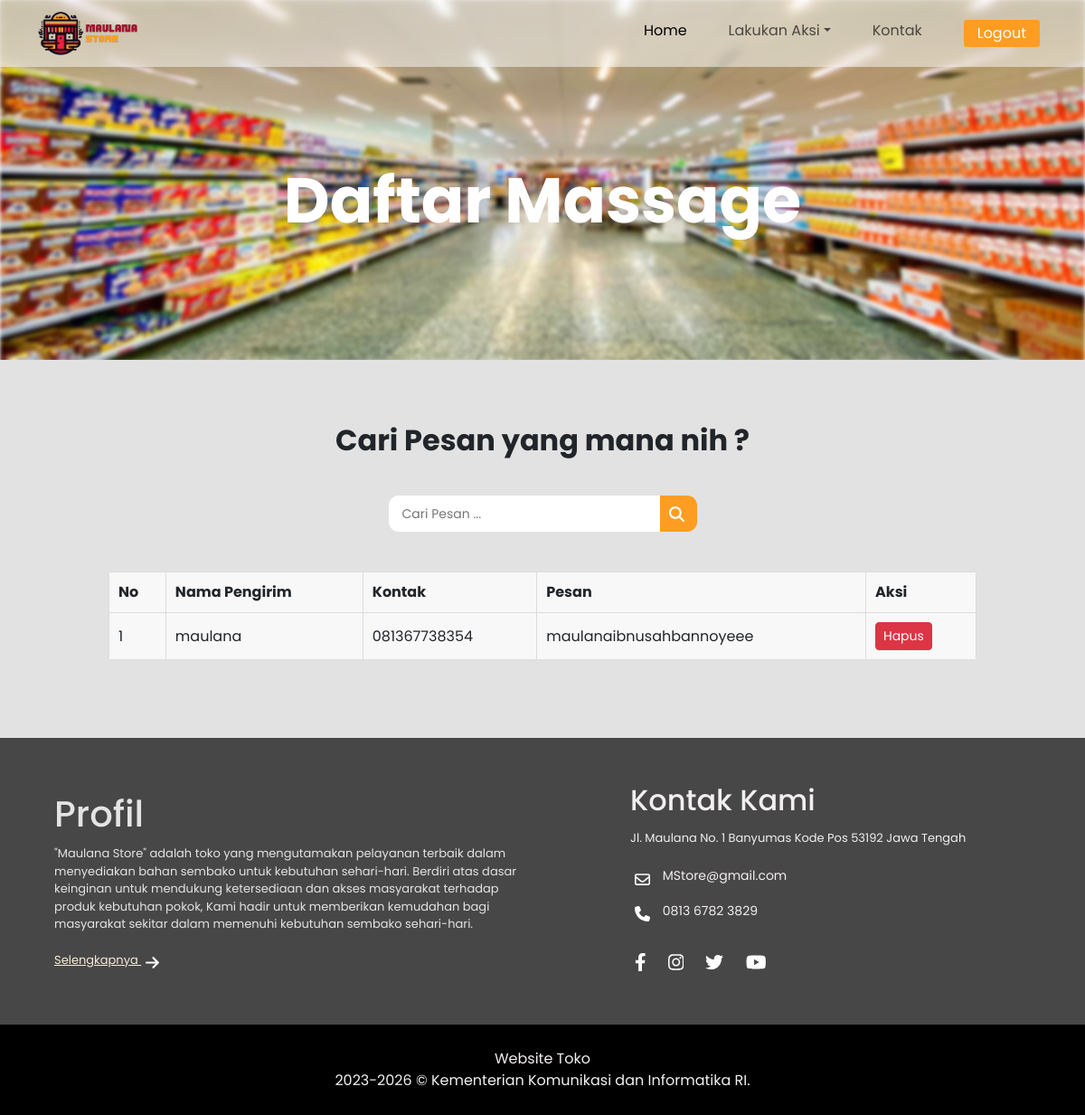
Screenshot of /website/massage.php (signed in) with the database file from the repository.
### tables this page shows
CREATE TABLE `massage` (
  `id` int(11) NOT NULL AUTO_INCREMENT,
  `nama_pengirim` varchar(255) DEFAULT NULL,
  `kontak` varchar(255) DEFAULT NULL,
  `massage` varchar(255) DEFAULT NULL,
  PRIMARY KEY (`id`)
);

### website/massage.php (the view, shortened to what this page needs)
<?php
include '../operator/koneksi.php';
$sql = "SELECT * FROM massage";
$hasil = $koneksi -> query($sql);
$hal = $_GET["hal"];
?>
<!DOCTYPE html>
<html lang="en">
  <head>
    <link rel="stylesheet" href="massage.css" />
    <link
      href="https://cdn.jsdelivr.net/npm/bootstrap@5.3.2/dist/css/bootstrap.min.css"
      rel="stylesheet"
    />
  </head>
  <body style="font-family: 'Poppins', sans-serif">
    <nav
      class="navbar navbar-expand-lg position-fixed"
      style="width: 100%; padding: 13px 30px 13px 30px; background-color: rgba(255, 255, 255, 0.5); backdrop-filter: blur(5px)"
    >
      <div class="container-fluid">
        <img src="../img/foto-logo.png" alt="logo" width="110px" />
        <div class="collapse navbar-collapse" id="navbarNavDropdown">
          <ul class="navbar-nav ms-auto" style="gap: 30px">
            <li class="nav-item">
              <a class="nav-link active" aria-current="page" href="landing-page.php">Home</a>
            </li>
            <li class="nav-item dropdown">
              <a class="nav-link dropdown-toggle" href="#" role="button" data-bs-toggle="dropdown" aria-expanded="false">Lakukan Aksi</a>
            </li>
            <li class="nav-item">
              <?php if ($_SESSION['user'] == 'admin'){
                echo "<a class='nav-link' href='massage.php'>Kontak Masuk</a>";
              } else {
                echo "<a class='nav-link' href='kontak-user.php'>Kontak</a>";
              }?>
            </li>
            <li class="nav-item" data-bs-toggle="modal" data-bs-target="#exampleModal">
              <a class="nav-link logout" href="#"><button>Logout</button></a>
            </li>
          </ul>
        </div>
      </div>
    </nav>
    <header class="cover" style="color: #ffffff">
      <img class="bg" src="../img/foto-toko.jpg" alt="maulana" />
      <div class="user">
        <h1>Daftar Massage</h1>
      </div>
    </header>
    <div class="judul">
      <h2>Cari Pesan yang mana nih ?</h2>
    </div>
    <div class="serch">
      <input type="search" placeholder="Cari Pesan ..." />
      <button>
      </button>
    </div>
    <main>
      <table class="data-penduduk">
        <tr>
          <th>No</th>
          <th>Nama Pengirim</th>
          <th>Kontak</th>
          <th>Pesan</th>
          <th>Aksi</th>
        </tr>
        <?php
      $baris=1;
      while ($row = $hasil -> fetch_assoc()){
        echo "<tr>";
          echo "<td data-th='No'>".$baris."</td>";
          echo "<td data-th='Nama'>".$row['nama_pengirim']."</td>";
          echo "<td data-th='Stock'>".$row['kontak']."</td>";
          echo "<td data-th='Harga'>".$row['massage']."</td>";
          $nama = $row['massage'];
          echo "<td data-th='Aksi'><button class='btn btn-danger btn-sm' id='$nama' onclick='hapus(this,\"$hal\")'>Hapus</button></td>";
        echo "</tr>";
        $baris++;
      };
        ?>
      </table>
    </main>
    <footer>
      <div class="profil">
        <div class="fot-1">
          <h1 style="margin-bottom: 10px">Profil</h1>
          "Maulana Store" adalah toko yang mengutamakan pelayanan terbaik dalam menyediakan bahan sembako untuk kebutuhan sehari-hari. Berdiri atas
          dasar keinginan untuk mendukung ketersediaan dan akses masyarakat terhadap produk kebutuhan pokok, Kami hadir untuk memberikan kemudahan
          bagi masyarakat sekitar dalam memenuhi kebutuhan sembako sehari-hari.<br /><br />
          <a href="https://smkn1bms.sch.id/" style="color: antiquewhite; text-decoration: underline"
            >Selengkapnya
          </a>
        </div>
      </div>
      <div class="fot-2">
        <h2 style="margin-bottom: 10px">Kontak Kami</h2>
        <span style="font-size: 13px"> Jl. Maulana No. 1 Banyumas Kode Pos 53192 Jawa Tengah</span>
        <div class="kontak">
          <p style="font-size: 14px">
            MStore@gmail.com
          </p>
          <p style="font-size: 14px">
            0813 6782 3829
          </p>
        </div>
        <div class="image">
          <svg xmlns="http://www.w3.org/2000/svg" height="1em" viewBox="0 0 320 512">
            <path
              d="M279.14 288l14.22-92.66h-88.91v-60.13c0-25.35 12.42-50.06 52.24-50.06h40.42V6.26S260.43 0 225.36 0c-73.22 0-121.08 44.38-121.08 124.72v70.62H22.89V288h81.39v224h100.17V288z"
            />
          </svg>
        </div>
      </div>
    </footer>
    <footer class="copy">
      <div class="fot-1-2">Website Toko <br />2023-2026 © Kementerian Komunikasi dan Informatika RI.</div>
    </footer>
  </body>
</html>

### website/massage.css (style rules this page uses)
* { margin: 0; padding: 0; }
nav { z-index: 999; }
.logout button { padding: 3px 15px; border-radius: 3px; background-color: #fe9d21; color: #fff; border: none; outline: none; }
.cover { height: 400px; }
.bg { display: flex; justify-items: center; position: absolute; width: 100%; filter: blur(2px); height: 400px; background-size: cover; z-index: -99; }
.user { display: flex; flex-direction: column; align-items: center; padding-top: 180px; }
.user h1 { font-weight: bold; font-size: 70px; }
.judul { display: flex; justify-content: center; width: 100%; background-color: #e2e2e2; height: 130px; margin-top: -2px; padding-top: 70px; }
.judul h2 { font-weight: bold; }
.serch { display: flex; justify-content: center; padding: 20px 0 30px 0; background-color: #e2e2e2; }
.serch input { width: 300px; height: 40px; font-size: 14px; border-radius: 11px 0 0 11px; border: none; padding: 2px 5px 2px 15px; outline: none; }
.serch button { border: none; outline: none; padding-bottom: 5px; padding-right: 14px; padding-left: 5px; border-radius: 0 11px 11px 0; background-color: #fe9d21; }
main { display: flex; justify-content: center; width: 100%; margin-top: -2px; background-color: #e2e2e2; padding-bottom: 70px; height: fit-content; }
table { margin: 1em 1em; justify-content: center; width: 80%; background-color: #f8f8f8; padding: 5px; border-radius: 3px; overflow: hidden; }
.data-penduduk tr th:nth-child(1), .data-penduduk tr td:nth-child(1) { border: 1px solid #dbdddd; border-left: 1px solid #dbdddd; }
.data-penduduk tr { border: 1px solid #dbdddd; border-bottom: 1px solid #dbdddd; border-color: #dbdddd; }
.data-penduduk td::before { display: none; }
.data-penduduk th, .data-penduduk td { display: table-cell; padding: 0.25em 0.5em; padding: 10px !important; }
.data-penduduk th, .data-penduduk td { padding-right: 0; border: 0.5px solid #dbdddd; }
footer { width: 100%; height: fit-content; display: flex; flex-wrap: wrap; background-color: #474747; user-select: red; }
.profil { display: flex; flex: 1; }
.fot-1 { font-size: 13px; color: rgb(228, 228, 228); padding: 60px; }
.fot-2 { flex: 0.7; padding: 50px; color: #f3efef; }
.kontak { margin-top: 20px; }
.kontak svg { margin-right: 10px; }
.image { margin-top: 30px; display: flex; width: 150px; justify-content: space-between; }
.image svg { height: 20px; }
footer.copy { display: flex; height: 100px; width: 100%; justify-content: center; color: #f3efef; background-color: #000000; }
.fot-1-2 { text-align: center; display: flex; align-items: center; height: 100px; }

### website/massage.php (style rules this page uses)
svg { fill: #ffffff; margin-left: 5px; }
svg { fill: #ffffff; height: 17px; margin-top: 5px; }

### rows the page displays
massage: nama_pengirim "maulana", kontak "081367738354", massage "maulanaibnusahbannoyeee"
